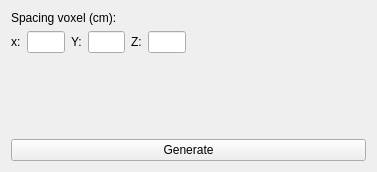
<?xml version="1.0" encoding="UTF-8"?>
<ui version="4.0">
 <class>LPGWidget</class>
 <widget class="QWidget" name="LPGWidget">
  <property name="geometry">
   <rect>
    <x>0</x>
    <y>0</y>
    <width>377</width>
    <height>172</height>
   </rect>
  </property>
  <property name="windowTitle">
   <string>LPG</string>
  </property>
  <layout class="QVBoxLayout" name="verticalLayout">
   <item>
    <layout class="QVBoxLayout" name="verticalLayout_2">
     <item>
      <widget class="QLabel" name="spacingLabel">
       <property name="text">
        <string>Spacing voxel (cm):</string>
       </property>
      </widget>
     </item>
     <item>
      <layout class="QHBoxLayout" name="horizontalLayout">
       <item>
        <widget class="QLabel" name="x">
         <property name="text">
          <string>x:</string>
         </property>
        </widget>
       </item>
       <item>
        <widget class="QLineEdit" name="xSpacingLineEdit"/>
       </item>
       <item>
        <widget class="QLabel" name="y">
         <property name="text">
          <string>Y:</string>
         </property>
        </widget>
       </item>
       <item>
        <widget class="QLineEdit" name="ySpacingLineEdit"/>
       </item>
       <item>
        <widget class="QLabel" name="z">
         <property name="text">
          <string>Z:</string>
         </property>
        </widget>
       </item>
       <item>
        <widget class="QLineEdit" name="zSpacingLineEdit"/>
       </item>
       <item>
        <spacer name="horizontalSpacer">
         <property name="orientation">
          <enum>Qt::Horizontal</enum>
         </property>
         <property name="sizeHint" stdset="0">
          <size>
           <width>250</width>
           <height>20</height>
          </size>
         </property>
        </spacer>
       </item>
      </layout>
     </item>
    </layout>
   </item>
   <item>
    <spacer name="verticalSpacer">
     <property name="orientation">
      <enum>Qt::Vertical</enum>
     </property>
     <property name="sizeHint" stdset="0">
      <size>
       <width>20</width>
       <height>40</height>
      </size>
     </property>
    </spacer>
   </item>
   <item>
    <widget class="QPushButton" name="generateButton">
     <property name="text">
      <string>Generate</string>
     </property>
    </widget>
   </item>
  </layout>
 </widget>
 <resources/>
 <connections/>
</ui>
